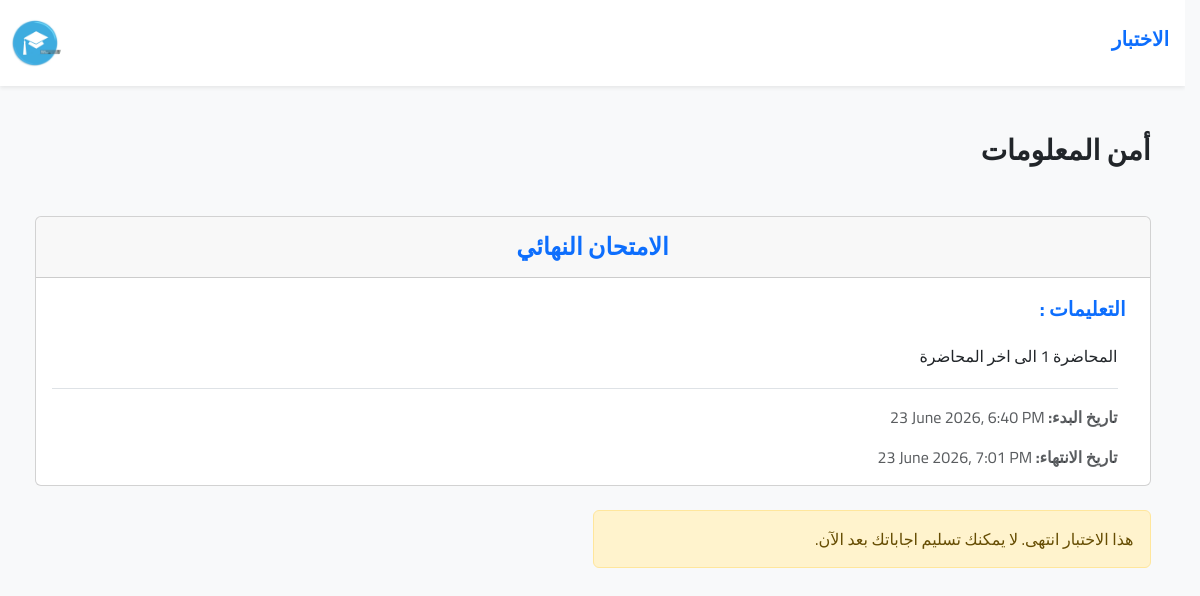
Screenshot of /student/exam?id=5 (signed in) with the database file from the repository.
### tables this page shows
CREATE TABLE `exams` (
  `id` int NOT NULL AUTO_INCREMENT,
  `title` varchar(45) NOT NULL,
  `start_at` datetime NOT NULL,
  `end_at` datetime NOT NULL,
  `description` text NOT NULL,
  `week_id` int NOT NULL,
  `url` varchar(255) NOT NULL,
  `total_grade` int NOT NULL,
  PRIMARY KEY (`id`),
  KEY `fk_exams_weeks_idx` (`week_id`),
  CONSTRAINT `fk_exams_weeks` FOREIGN KEY (`week_id`) REFERENCES `weeks` (`id`) ON DELETE CASCADE ON UPDATE CASCADE
);

CREATE TABLE `courses` (
  `id` int NOT NULL AUTO_INCREMENT,
  `name` varchar(255) NOT NULL,
  `hour_num` int NOT NULL,
  `level_year` int NOT NULL,
  `instructor_id` int NOT NULL,
  `major_id` int NOT NULL,
  `semster_id` int NOT NULL,
  PRIMARY KEY (`id`),
  UNIQUE KEY `name` (`name`),
  KEY `courses_instructors` (`instructor_id`),
  KEY `courses_semster` (`semster_id`),
  KEY `courses_majors` (`major_id`),
  CONSTRAINT `courses_instructors` FOREIGN KEY (`instructor_id`) REFERENCES `instructors` (`id`) ON DELETE CASCADE ON UPDATE CASCADE,
  CONSTRAINT `courses_majors` FOREIGN KEY (`major_id`) REFERENCES `majors` (`id`) ON DELETE CASCADE ON UPDATE CASCADE,
  CONSTRAINT `courses_semster` FOREIGN KEY (`semster_id`) REFERENCES `semster` (`id`) ON DELETE CASCADE ON UPDATE CASCADE
);

### Core/function.php (called while the page is built, shortened)
<?php
function base_path(string $path): string {
  return BASE_PATH . $path;
}
function view(string $path, $attr = []): void {
  extract($attr);
  require base_path("views/{$path}");
}

### Http/controllers/student/exam/show.php (called while the page is built, shortened)
<?php
$student = App::resolve(Database::class)->query(
    'SELECT id
     FROM students
     WHERE user_id = :user_id',
    [
        'user_id' => Session::get('user')['id']
    ]
)->findOrFail();
$studentId = $student['id'];
$showExam = App::resolve(Database::class)->query(
   'SELECT e.id AS exam_id, e.title, e.description, e.url, e.start_at, e.end_at, c.name AS course_name, c.id AS course_id
    FROM exams e
    JOIN weeks w
    ON e.week_id = w.id
    JOIN courses c
    ON w.course_id = c.id
    WHERE e.id = :id', [
        'id' => $_GET['id'] ?? ''
    ]
)->findOrFail();
$currentTime = time();
$startTime = strtotime($showExam['start_at']);
$endTime = strtotime($showExam['end_at']);
$examStatus = 'not_started';
if ($currentTime < $startTime) {
    $examStatus = 'not_started';
} elseif ($currentTime >= $endTime) {
    $examStatus = 'ended';
} else {
    $examStatus = 'active';
}
$hasSubmitted  = App::resolve(Database::class)->query(
    'SELECT id, submitted_at
     FROM exam_submissions
     WHERE exam_id = :exam_id AND student_id = :student_id', [
    'exam_id'    => $showExam['exam_id'],
    'student_id' => $studentId
])->find();
view('student/exam/show.view.php', [
    'exam'         => $showExam,
    'heading'      => "الاختبار",
    'errors'       => Session::get('errors'),
    'examStatus'   => $examStatus,
    'hasSubmitted' => $hasSubmitted
]);

### public/index.php (called while the page is built, shortened)
<?php
require BASE_PATH.'Core/function.php';
require base_path('bootstrap.php');
$router = new \Core\Router();
$uri = parse_url($_SERVER['REQUEST_URI'])['path'];
$method = $_POST['__method'] ?? $_SERVER['REQUEST_METHOD'];
try {
   $router->route($uri, $method);
}
catch (ValidationException $exception) {
 Session::flash('errors', $exception->errors);
 Session::flash('old', $exception->old);
 return redirect($router->previousUrl());
}

### Core/Database.php (called while the page is built, shortened)
<?php
class Database {
    public $conn;
    public $stmt;
    public function __construct(array $config, $username = 'root', $password = 'root') {
      $dsn = 'mysql:'. http_build_query($config, "", ";");
      $this->conn = new PDO($dsn, $username, $password, [
        PDO::ATTR_DEFAULT_FETCH_MODE => PDO::FETCH_ASSOC
        ]);
    }
    public function query($query, $params = []): static {
      $this->stmt = $this->conn->prepare($query);
      $this->stmt->execute($params);
      return $this;
    }
    public function find(): mixed {
      return $this->stmt->fetch();
    }
    public function findOrFail(): mixed {
      $result = $this->find();
        return $result;
    }
}

### Core/App.php (called while the page is built, shortened)
<?php
class App {
  protected static $container;
  public static function setContainer($container): void {
     static::$container = $container;
  }
  public static function getContainer(): mixed {
     return static::$container;
  }
  public static function resolve($key): mixed {
     return static::getContainer()->resolve($key);
  }
}

### Core/Container.php (called while the page is built, shortened)
<?php
class Container {
    protected $bindings = [];
    public function bind(string $key,  $func): void {
     $this->bindings[$key] = $func;
    }
    public function resolve(string $key): mixed {
        $resolver = $this->bindings[$key];
        return call_user_func($resolver);
    }
}

### config.php (called while the page is built)
<?php
return [
     'database' => [
        'host' => 'localhost',
        'port' => 3306,
        'dbname' => 'e_learning',
        'charset' => 'utf8mb4'
     ],
];

### bootstrap.php (called while the page is built, shortened)
<?php
$container = new Container();
$container->bind('Core\Database', function() {
    $config = require base_path("config.php");
    return new Database($config['database']);
});

### views/student/exam/show.view.php (the view, shortened to what this page needs)
<?php require base_path('views/partials/head.php') ?>
<body class="bg-body-tertiary">
  <?php require base_path('views/partials/nav.php') ?>
    <div class="container mt-5">
       <div class="text-left mb-3">
         <h3 class="mb-5 fw-bold"><?= $exam['course_name'] ?></h3>
       </div>
        <div class="card">
            <div class="card-header">
                <h4 class="mb-0 fw-bold p-2 text-primary text-center"><?= $exam['title'] ?></h4>
            </div>
            <div class="card-body">
                <p class="card-text fw-bold fs-5 text-primary ms-2">التعليمات : </p>
                <p class="card-text border-bottom pb-3 lh-lg ms-3"><?=nl2br(htmlspecialchars($exam['description'])) ?></p>
                <p class="card-text text-muted ms-3"><strong>تاريخ البدء:</strong>    <bdi> <?= date_create($exam['start_at'])->format('j F Y, g:i A') ?></bdi></p>
                <p class="card-text text-muted ms-3"><strong>تاريخ الانتهاء:</strong>  <bdi> <?= date_create($exam['end_at'])->format('j F Y, g:i A') ?></bdi></p>
            </div>
        </div>
        <?php if($examStatus === 'not_started'): ?>
            <div class="alert alert-info mt-4 w-50">
                هذا الاختبار لم يبدأ بعد. يمكنك فتحه في تاريخ البدء المحدد.
            </div>
         <?php elseif($examStatus === 'ended'): ?>
           <div class="alert alert-warning mt-4 w-50">
             هذا الاختبار انتهى. لا يمكنك تسليم اجاباتك بعد الآن.
           </div>
        <?php endif; ?>
    </div>
<?php require base_path('views/partials/footer.php') ?>

### Core/Router.php (shortened to what this page needs)
<?php
class Router {
    protected $routes = [];
    public function add($method, string $uri, $controller): static {
        $this->routes[] = [
            'uri' =>  $uri,
            'controller' => $controller,
            'method' => $method,
            'middleware' => null
        ];
        return $this;
    }
    public function only($key): static {
        $this->routes[array_key_last($this->routes)]['middleware'] = $key;
        return $this;
    }
    public function route (string $uri, $method) {
      foreach($this->routes as $route) {
        if($route ['uri'] ===  $uri && $route['method'] === strtoupper($method)) {
          return require base_path('Http/controllers/'.$route['controller']);
        }
      }
    }
}

### views/partials/nav.php
<nav class="navbar navbar-expand-lg navbar-light py-2 bg-white shadow-sm w-100">
   <h3 class="navbar-brand text-primary ms-3 fw-bold"><?= $heading ?? 'لوحة التحكم' ?></h3>
   <div class="collapse navbar-collapse border-0" id="nav">
     <ul class="navbar-nav ms-auto">
       <li class="nav-item welcome-link"><span class="nav-link welcome-message fs-6 fw-bold"><?=  $fullName ?? '' ?></span></li>
       <li class="nav-item"><img src="/assets/imgs/logo.jpg" alt="logo" width="70" height="70" class="nav-link rounded-circle"></li>
     </ul>
   </div>
</nav>

### public/assets/css/e-learn.css (style rules this page uses)
:root { --transition: 0.3s; --main-color : #0d6efd; --secound-color: #ccc; }
html { scroll-behavior: smooth; overflow-y: auto; scrollbar-gutter: stable; }
body { font-family: 'Cairo', sans-serif; direction: rtl; text-align: right; margin: 0; }
.welcome-link { align-self: center; }
.welcome-message { transition: var(--transition); font-weight: 500; opacity: 0.8; }

### rows the page displays
exams: courses.name "أمن المعلومات", title "الامتحان النهائي", description "المحاضرة 1 الى اخر المحاضرة", start_at "23 June 2026, 6:40 PM", end_at "23 June 2026, 7:01 PM"
